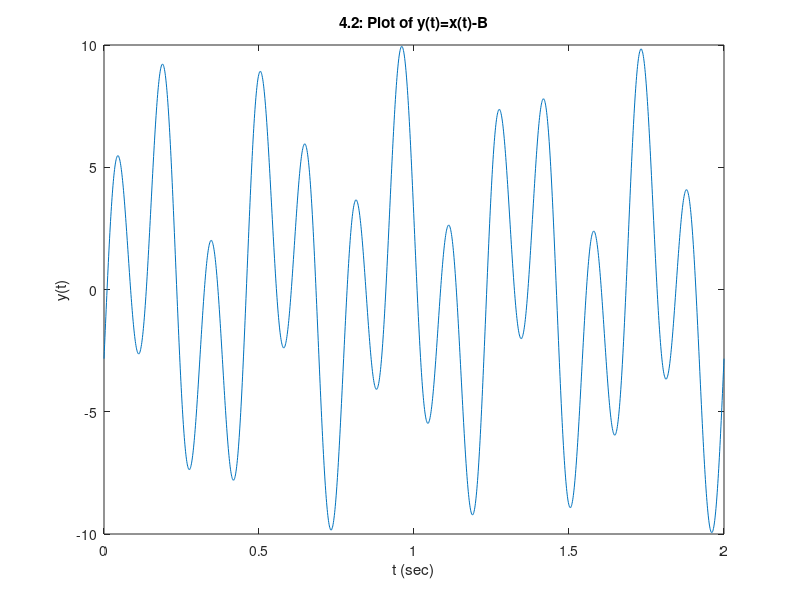

Source code (MATLAB):
tt = 0:1/1000:2;
xx = 4*cos(-5*pi*tt+3*pi/4)+6*cos(13*pi*tt-pi/2);
B = -1*min(xx);
plot(tt,xx);
title('4.2: Plot of y(t)=x(t)-B');
xlabel('t (sec)');
ylabel('y(t)');